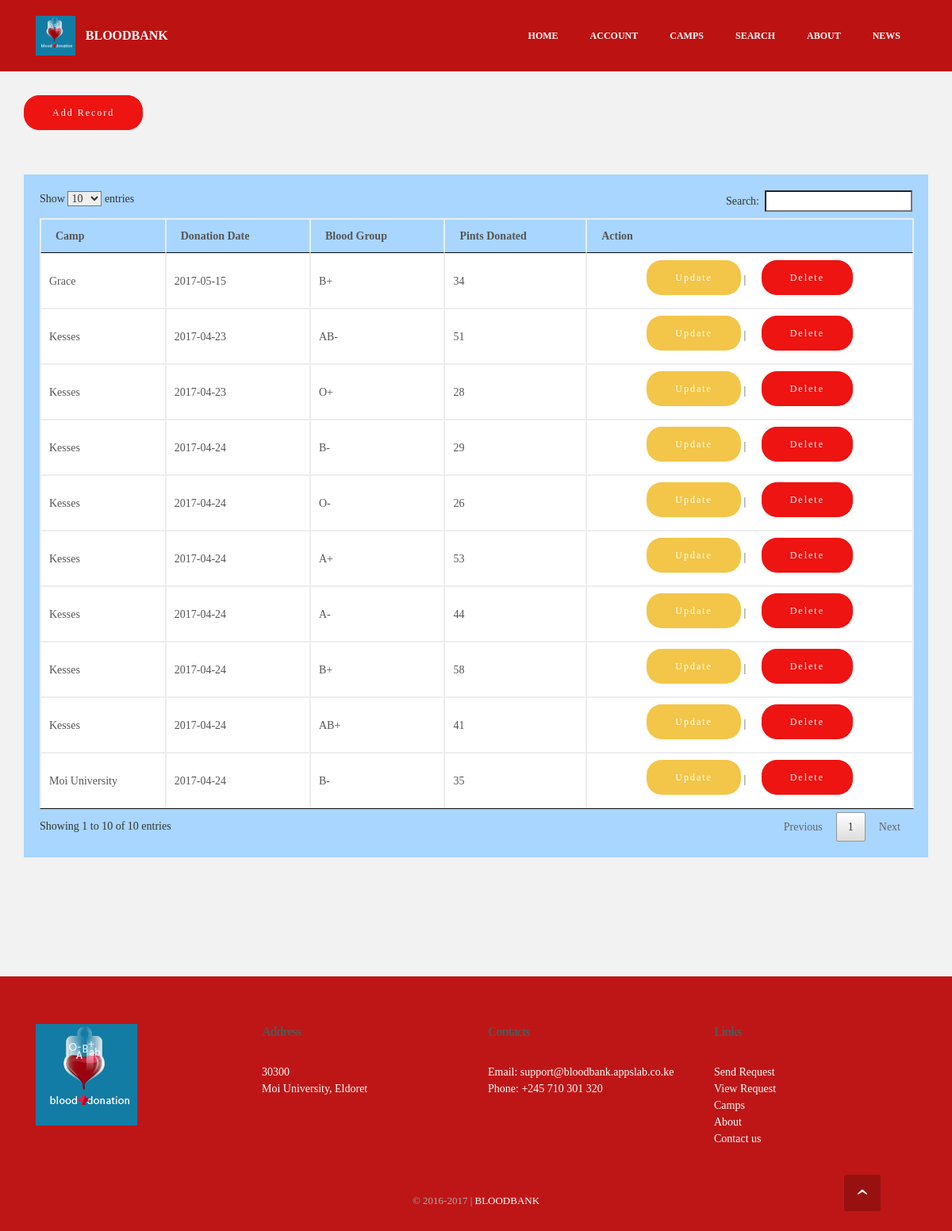
The app's page /admin/record.php (signed in), older data.
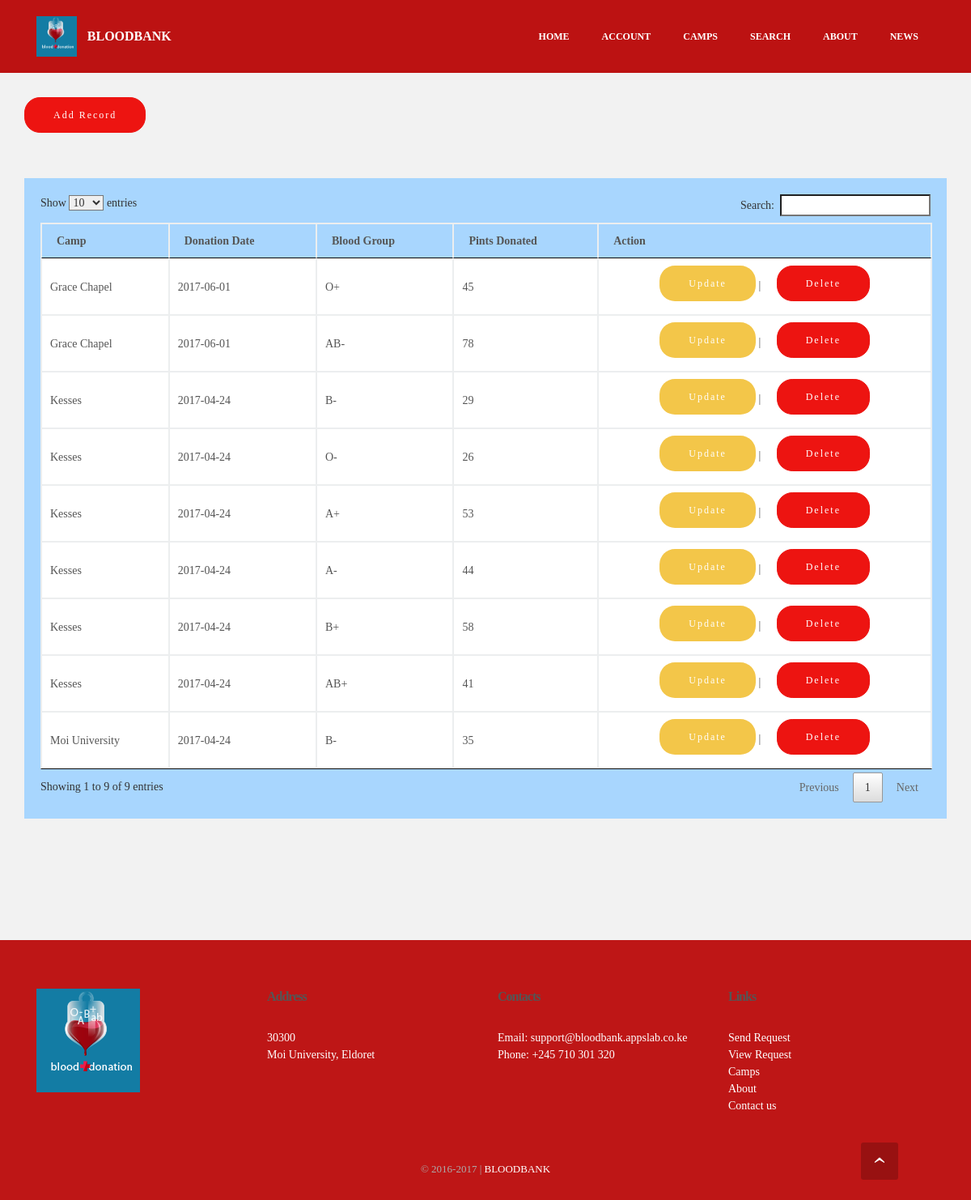
The same page, newer data.
### tables this page shows
CREATE TABLE `donation` (
  `id` int(10) NOT NULL,
  `bloodgroup` varchar(10) NOT NULL,
  `pints` int(20) NOT NULL,
  `camp` varchar(50) NOT NULL,
  `ddate` date NOT NULL,
  `timestamp` timestamp NOT NULL DEFAULT CURRENT_TIMESTAMP
);

### admin/record.php (the view, shortened to what this page needs)
<?php
    require_once 'db.php';
?>
<!DOCTYPE html>
<html>
<head>
  <link rel="stylesheet" href="../assets/css/material.css">
  <link rel="stylesheet" href="../assets/css/tether.min.css">
  <link rel="stylesheet" href="../assets/css/bootstrap.min.css">
  <link rel="stylesheet" href="../assets/css/socicon.min.css">
  <link rel="stylesheet" href="../assets/css/animate.min.css">
  <link rel="stylesheet" href="../assets/dropdown/css/style.css">
  <link rel="stylesheet" href="../assets/css/style.css">
  <link rel="stylesheet" href="../assets/css/add.css" type="text/css">
		<link rel = "stylesheet" type = "text/css" href = "../inc/css/jquery.dataTables.css" />
</head>
<body>
<section id="ext_menu-s">
    <nav class="navbar navbar-dropdown navbar-fixed-top">
        <div class="container">
            <div class="mbr-table">
                <div class="mbr-table-cell">
                    <div class="navbar-brand">
                        <a href="index" class="navbar-logo"><img src="../assets/images/logo.png" alt="Bloodbank Logo"></a>
                        <a class="navbar-caption" href="../index.html">BLOODBANK</a>
                    </div>
                </div>
                <div class="mbr-table-cell">
                    <ul class="nav-dropdown collapse pull-xs-right nav navbar-nav navbar-toggleable-sm" id="exCollapsingNavbar">
					             <li class="nav-item"><a class="nav-link link" href="../index.html">HOME</a></li>
                       <li class="nav-item"><a class="nav-link link" href="account.php">ACCOUNT</a></li>
					             <li class="nav-item"><a class="nav-link link" href="../camps">CAMPS</a></li>
                       <li class="nav-item"><a class="nav-link link" href="../search">SEARCH</a></li>
                       <li class="nav-item"><a class="nav-link link" href="../about">ABOUT</a></li>
                       <li class="nav-item"><a class="nav-link link" href="../news">NEWS</a></li>
                       </ul>
                </div>
            </div>
        </div>
    </nav>
</section>
<section class="mbr-section mbr-after-navbar" id="msg-box3-v" style="background-color: rgb(242, 242, 242); padding-top: 120px; padding-bottom: 120px;">
<div class = "container-fluid">
		<div class = "col-md-12 well">
			<div class="mbr-section-btn"><a class="btn btn-primary" href="addblood.php">Add Record</a></div>
			<br/>
			<br/>
			<div class = "alert bg-table">
				<table id = "table" class = "table-bordered">
					<thead>
						<tr>
							<th>Camp</th>
							<th>Donation Date</th>
							<th>Blood Group</th>
							<th>Pints Donated</th>
                            <th>Action</th>
						</tr>
					</thead>
					<tbody>
						<?php
							$query = $MySQLi_CON->query("SELECT * FROM `donation`");
							while($f_query = $query->fetch_array()){
						?>
						<tr>
							<td><?php echo $f_query['camp']?></td>
							<td><?php echo $f_query['ddate']?></td>
							<td><?php echo $f_query['bloodgroup']?></td>
							<td><?php echo $f_query['pints']?></td>
							<td><center><a href = "record_edit.php?id=<?php echo $f_query['id']?>" class = "btn bg-warning"> Update</a> | <a  href = "delete_record.php?id=<?php echo $f_query['id']?>" class = "btn btn-primary"> Delete</a></center></td>
						</tr>
						<?php
							}
						?>
					</tbody>
				</table>
			</div>
		</div>
	</div>
</section>
<section class="mbr-section mbr-section-md-padding mbr-footer footer1" id="contacts1-r" style="background-color: rgb(190, 22, 22); padding-top: 60px; padding-bottom: 30px;">
    <div class="container">
        <div class="row">
            <div class="mbr-footer-content col-xs-12 col-md-3">
                <div><img src="../assets/images/logo.png"></div>
            </div>
            <div class="mbr-footer-content col-xs-12 col-md-3">
                <p><strong>Address</strong><br>30300<br>Moi University, Eldoret</p>
            </div>
            <div class="mbr-footer-content col-xs-12 col-md-3">
                <p><strong>Contacts</strong><br>
Email: support@bloodbank.appslab.co.ke<br>
Phone: +245 710 301 320<br></p>
            </div>
            <div class="mbr-footer-content col-xs-12 col-md-3">
                <p></p><p><strong>Links</strong><br>
<a href="../user/request" class="text-white">Send Request</a><br><a href="../user/viewrequest" class="text-white">View Request</a><br><a href="camps" class="text-white">Camps</a><br><a href="about" class="text-white">About</a><br><a href="contact" class="text-white">Contact us</a><br></p><p></p>
            </div>
        </div>
</section>
<footer class="mbr-small-footer mbr-section mbr-section-nopadding" id="footer1-5" style="background-color: rgb(190, 22, 22); padding-top: 1.75rem; padding-bottom: 1.75rem;">
    <div class="container">
        <p class="text-xs-center">&copy; <?php
$copyYear = 2016;
$curYear = date('Y');
echo $copyYear . (($copyYear != $curYear) ? '-' . $curYear : '');
?> | <a class="text-white" href="bloodbank.appslab.co.ke">BLOODBANK</a></p>
    </div>
</footer>
   <div id="scrollToTop" class="scrollToTop mbr-arrow-up"><a style="text-align: center;"><i class="mbr-arrow-up-icon"></i></a></div>
  </body>
</html>

### assets/dropdown/css/style.css (style rules this page uses)
.navbar-dropdown { left: 0; padding: 0; position: absolute; right: 0; top: 0; transition: all 0.45s ease; z-index: 1030; }
.navbar-dropdown .navbar-brand { float: none; font-size: 0; padding: 1.25rem 0; position: relative; transition: padding 0.25s ease; white-space: nowrap; }
.navbar-dropdown .navbar-brand::before { content: ""; display: inline-block; height: 100%; vertical-align: middle; }
.navbar-dropdown .navbar-logo, .navbar-dropdown .navbar-caption { display: inline-block; vertical-align: middle; }
.navbar-dropdown .navbar-logo { margin-right: 0.8rem; transition: margin 0.3s ease-in-out; }
.navbar-dropdown .navbar-logo img { height: 3.125rem; transition: all 0.3s ease-in-out; }
.navbar-dropdown .mbr-table-cell { height: 5.625rem; }
.navbar-dropdown .navbar-caption { font-family: "Montserrat"; font-size: 1rem; font-weight: 700; white-space: normal; }
.navbar-dropdown .navbar-caption, .navbar-dropdown .navbar-caption:hover { color: inherit; text-decoration: none; }
.navbar-dropdown.navbar-fixed-top { position: fixed; }
.nav-dropdown { display: table !important; font-family: "Montserrat"; font-size: 0.75rem; font-weight: 700; height: auto !important; }
.nav-dropdown .nav-item { display: table-cell; float: none; vertical-align: middle; }
.nav-dropdown .link { margin: 1.667em; padding: 0; transition: color .2s ease-in-out; }
.nav-dropdown .link::after, .nav-dropdown .dropdown-item::after { color: inherit; }

### assets/css/add.css (style rules this page uses)
body, input, textarea, .mbr-company .list-group-text { font-family: Georgia, "Times New Roman", Times, serif; color: #555; }
.btn, .alert, h1, h2, h3, h4, h5, h6, .h1, .h2, .h3, .h4, .h5, .h6, .display-1, .display-2, .display-3, .display-4, .mbr-figure .mbr-figure-caption, .mbr-gallery-title, .mbr-map [data-state-details], .mbr-price { font-family: Georgia, "Times New Roman", Times, serif; color: #555; }
.mbr-footer-content h1, .mbr-footer .mbr-contacts h1, .mbr-footer-content h2, .mbr-footer .mbr-contacts h2, .mbr-footer-content h3, .mbr-footer .mbr-contacts h3, .mbr-footer-content h4, .mbr-footer .mbr-contacts h4, .mbr-footer-content p strong, .mbr-footer .mbr-contacts p strong, .mbr-footer-content strong, .mbr-footer .mbr-contacts strong { font-family: Georgia, "Times New Roman", Times, serif; color: #555; }
.btn { border-radius: 1.6em; }
.bg-warning { background-color: #f3c649 !important; }
.btn-primary { background-color: #ed1411; border-color: #ed1411; color: #ffffff; }
.mbr-footer p a, .mbr-footer ul a { color: #ed1411; }
.mbr-small-footer a, .mbr-gallery-filter li:hover { color: #ed1411; }
#contacts1-r P { text-align: left; }
#ext_menu-s .navbar-caption { color: #ffffff; }
#ext_menu-s .link, #ext_menu-s .dropdown-item { color: #ffffff; }
#ext_menu-s .link { font-size: 0.75rem; }
#ext_menu-s .navbar, #ext_menu-s .nav-dropdown-sm, #ext_menu-s .nav-dropdown-sm .link[aria-expanded="true"], #ext_menu-s .nav-dropdown-sm .dropdown-menu { background: #bc1212; }

Row changes from the older to the newer data that the page shows:
removed donation: camp "Kesses", ddate "2017-04-23", bloodgroup "AB-", pints "51"
removed donation: camp "Kesses", ddate "2017-04-23", bloodgroup "O+", pints "28"
removed donation: camp "Grace", ddate "2017-05-15", bloodgroup "B+", pints "34"
added donation: camp "Grace Chapel", ddate "2017-06-01", bloodgroup "O+", pints "45"
added donation: camp "Grace Chapel", ddate "2017-06-01", bloodgroup "AB-", pints "78"
Text that changed along with them:
text written by a page script: "Show entries Search: Showing 1 to 10 of 10 entries Previous 1 Next" → "Show entries Search: Showing 1 to 9 of 9 entries Previous 1 Next"
